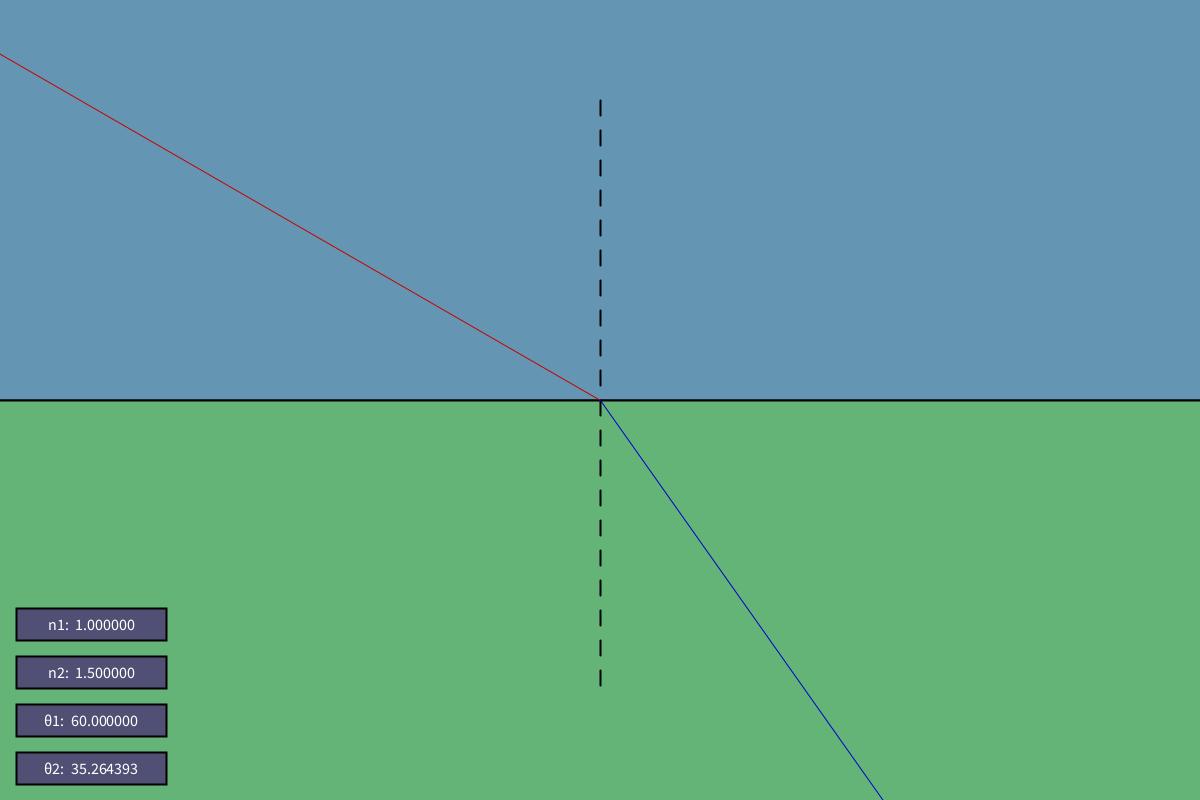
Frame 1 (no input)
Frame 60 (the mouse pressed at the canvas centre just before this capture): identical to frame 1, image omitted
Frame 120 (the mouse held since frame 60 and released just before this capture): identical to frame 1, image omitted

The Processing sketch that drew this single still picture (run headless with seeded random() and noise(); from frame 60 on, the mouse is pressed at the canvas centre):

// Processing sketch: snells_law
// ── snells_law.pde
/*

https://en.wikipedia.org/wiki/Snell%27s_law
https://arachnoid.com/OpticalRayTracer/snells_law_calculator.html

*/

Surface surface;
int fontsz;

void setup() {
  size(1200, 800);
  fontsz = 16;
  textSize(fontsz);

  surface = new Surface();
}

void draw() {
  background(150);
  surface.draw();
  surface.update();
}

void dashline(float x1, float y1, float x2, float y2, int n) {
  PVector p = new PVector(x1, y1);
  PVector q = new PVector();
  for (int i = 1; i < 2*n; i++) {
    float t = i*0.5/n;

    q.set(x1 + (x2-x1)*t, y1 + (y2-y1)*t);
    if ((i&1) != 0)
      line(p.x, p.y, q.x, q.y);
    p.set(q);
  }
}

void keyPressed() {
  surface.keyPressed();
}

void mouseWheel(MouseEvent ev) {
  surface.mouseWheel(ev);
}

float sign(float x) {
  return (x < 0) ? -1 : 1;
}

float clamp(float x, float a, float b) {
  return min(max(x, a), b);
}

float[] snell(float[] p, int mask) {
  float[] r = new float[4];
  for (int i = 0; i < 4; i++)
    r[i] = p[i];

  if ((mask&0x1) != 0)
    r[0] = p[1]*sin(p[3])/sin(p[2]);
  if ((mask&0x2) != 0)
    r[1] = p[0]*sin(p[2])/sin(p[3]);
  if ((mask&0x4) != 0)
    r[2] = asin(p[1]/p[0]*sin(p[3]));
  if ((mask&0x8) != 0)
    r[3] = asin(p[0]/p[1]*sin(p[2]));
  
  return r;
}

class Rect {
  PVector min, max;
  
  Rect() {
    min = new PVector();
    max = new PVector();
  }
  
  Rect(float x1, float y1, float x2, float y2) {
    min = new PVector(x1, y1);
    max = new PVector(x2, y2);
  }
  
  float width() {
    return max.x - min.x;
  }
  
  float height() {
    return max.y - min.y;
  }
  
  boolean inside(PVector p) {
    return min.x <= p.x && p.x <= max.x && 
           min.y <= p.y && p.y <= max.y;
  }
}

class Textbox {
  Rect box;
  String text;
  PVector col;
  PVector selcol;
  boolean sel;
  
  Textbox() {
    box = new Rect();
    col = new PVector(80, 80, 117);
    selcol = new PVector(50, 50, 230);
    text = "";
    sel = false;
  }

  void draw() {
    push();
    strokeWeight(2);
    if (sel)
      fill(selcol.x, selcol.y, selcol.z);
    else
      fill(col.x, col.y, col.z);
    rect(box.min.x, box.min.y, box.width(), box.height());
    
    fill(255);
    textAlign(CENTER, CENTER);
    text(text, (box.min.x+box.max.x)/2, (box.min.y+box.max.y)/2);
    pop();
  }
}

class Surface {
  float angle;
  float[] params;
  Textbox[] texts;
  int textsel;
  
  Surface() {
    texts = new Textbox[4];
    for (int i = 0; i < texts.length; i++) {
      float x = 16;
      float y = height - fontsz*12 + fontsz*3*i;
      float sx = 150;
      float sy = fontsz*2;
      texts[i] = new Textbox();
      texts[i].box = new Rect(x, y, x+sx, y+sy);
    }
    reset();
  }
  
  void update() {
    textsel = -1;
    PVector m = new PVector(mouseX, mouseY);
    for (int i = 0; i < texts.length; i++) {
      texts[i].sel = false;
      if (texts[i].box.inside(m)) {
        texts[i].sel = true;
        textsel = i;
        break;
      }
    }
  }
  
  void reset() {
    angle = 0;
    params = snell(new float[]{1, 1.5, radians(60), 0}, 0x8);
  }
  
  void keyPressed() {
    if (keyCode == ' ')
      reset();
    else if (key == ENTER) {
      if (textsel != -1)
        params = snell(params, 1<<textsel);
    }
  }
 
  // snell's law allows us to calculate how light rays can bend going into different surfaces
  // sin(t1)/sin(t2) = n1/n2
  // t1/t2 is the incoming angle and the outgoing angle a ray makes with the surface
  // n1/n2 is the refractive index of the incoming and outgoing surface
  //
  // when we change the parameters we only affect the incoming/outgoing light ray angles because of the following
  // physical assumptions applied:
  // 1. changing the angles only changes the light ray angles,
  //    the refraction index still says the same since we assumed the surface didn't change.
  // 2. changing the refraction index will for either surface keeps the incoming light angle
  //    the same, so only the outgoing angle changes
  //
  // The light ray hits a surface at one side so only a half plane is allowed, meaning the angles
  // we can make with the incoming ray is [-90, 90] for 180 degree coverage.
  // The outgoing light is not clamped so some unphysical situation can apply.
  //
  // The refractive index n1 and n2 determines how light bends
  // n1 == n2 means the medium are the same so the light ray does not bend (travel in a straight line)
  // n1 < n2 is the normal case, since n2 is a medium that will make light slower (bends)
  // n1 > n2 the ray of light is exiting a refractive medium so total internal reflection may be met
  void mouseWheel(MouseEvent ev) {
    int mask = 0x8;
    switch (textsel) {
    case -1:
      angle = (angle + radians(ev.getCount()*10)) % (2*PI);
      break;
    case 0:
    case 1:
      params[textsel] += sign(ev.getCount()) * 1e-2;
      break;
    case 2:
    case 3:
      params[textsel] += radians(ev.getCount());
      if (textsel == 3)
        mask = 0x4;
      break;
    }
    params = snell(params, mask);
    params[2] = clamp(params[2], -PI/2, PI/2);
  }
  
  void draw() {
    drawBG();
    drawRays();
    drawParams(params);
  }
  
  void drawBG() {
    push();
    strokeWeight(2);
    
    fill(100, 150, 180);
    drawPlane(width/2, height/2, 2, 2, 0, 0, angle);
    
    fill(100, 180, 120);
    drawPlane(width/2, height/2, 2, 2, 0, height/2, angle);
    
    drawNormalLine(angle);
    
    pop();
  }
  
  void drawParams(float[] p) {
    String[] names = { "n1", "n2", "θ1", "θ2" };
    for (int i = 0; i < p.length; i++) {
      float r = (i >= 2) ? degrees(p[i]) : p[i];
      texts[i].text = String.format("%s: % .6f", names[i], r);
      texts[i].draw();
    }
  }
  
  void drawRays() {
    push();
    float r = width;
    float t = angle + PI/2 - params[2];
    PVector p = new PVector(width/2, height/2);
    PVector d = new PVector(-r*cos(t), -r*sin(t));
    stroke(200, 0, 0);
    line(p.x, p.y, p.x+d.x, p.y+d.y);
    
    t = angle + PI/2 - params[3];
    d = new PVector(r*cos(t), r*sin(t));
    stroke(0, 0, 200);
    line(p.x, p.y, p.x+d.x, p.y+d.y);
    pop();
  }
  
  void drawNormalLine(float angle) {
    float r = width/4;
    PVector p = new PVector(width/2, height/2);
    PVector d = new PVector(r*cos(angle+PI/2), r*sin(angle+PI/2));
    dashline(p.x-d.x, p.y-d.y, p.x+d.x, p.y+d.y, 20);
  }
  
  void drawPlane(float cx, float cy, float sx, float sy, float tx, float ty, float angle) {
    PVector corners[] = {
      new PVector(0, 0),
      new PVector(1, 0),
      new PVector(1, 1),
      new PVector(0, 1),
    };
    PMatrix2D rot = new PMatrix2D();
    
    rot.rotate(angle);
    beginShape(QUADS);
    for (PVector p : corners) {
      p.x = sx * (p.x*cx*2 - cx + tx);
      p.y = sy * (p.y*cy - cy + ty);
      p = rot.mult(p, null);
      p.x += cx;
      p.y += cy;
      vertex(p.x, p.y);
    }
    endShape();
  }
}
